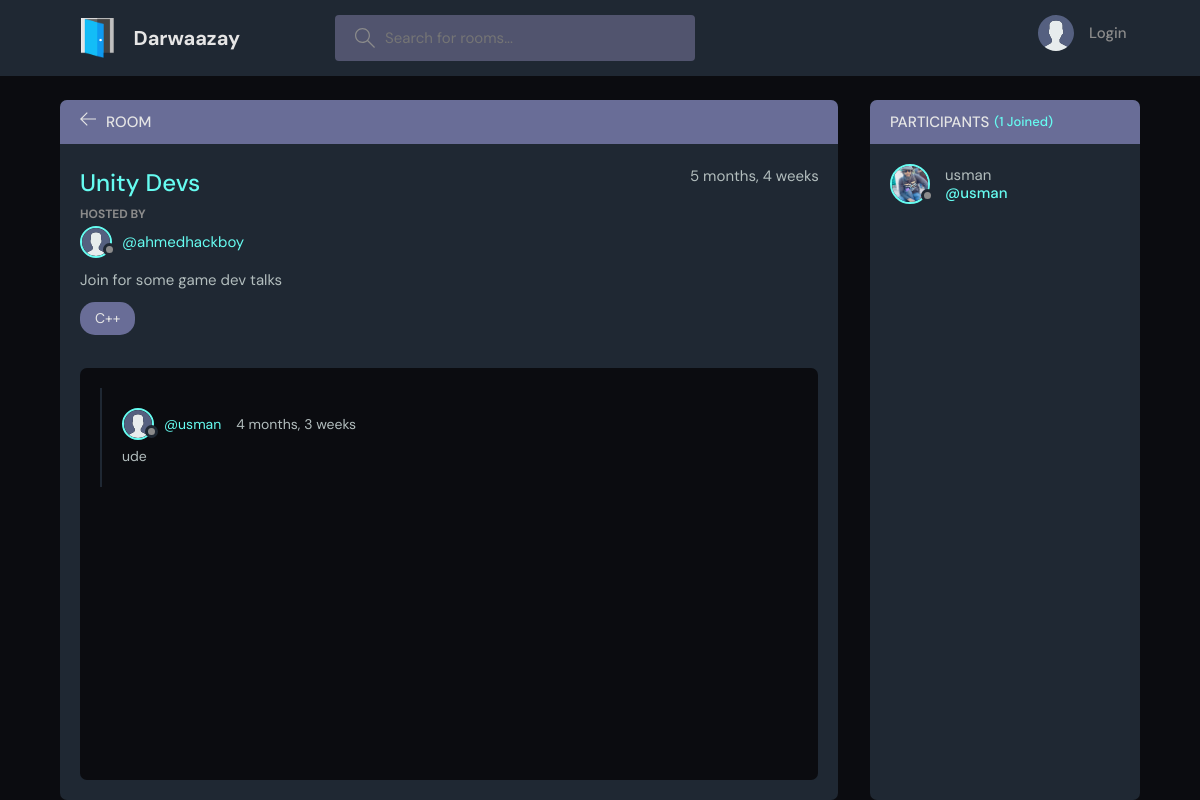
The page /room/5/ on the database as committed earlier.
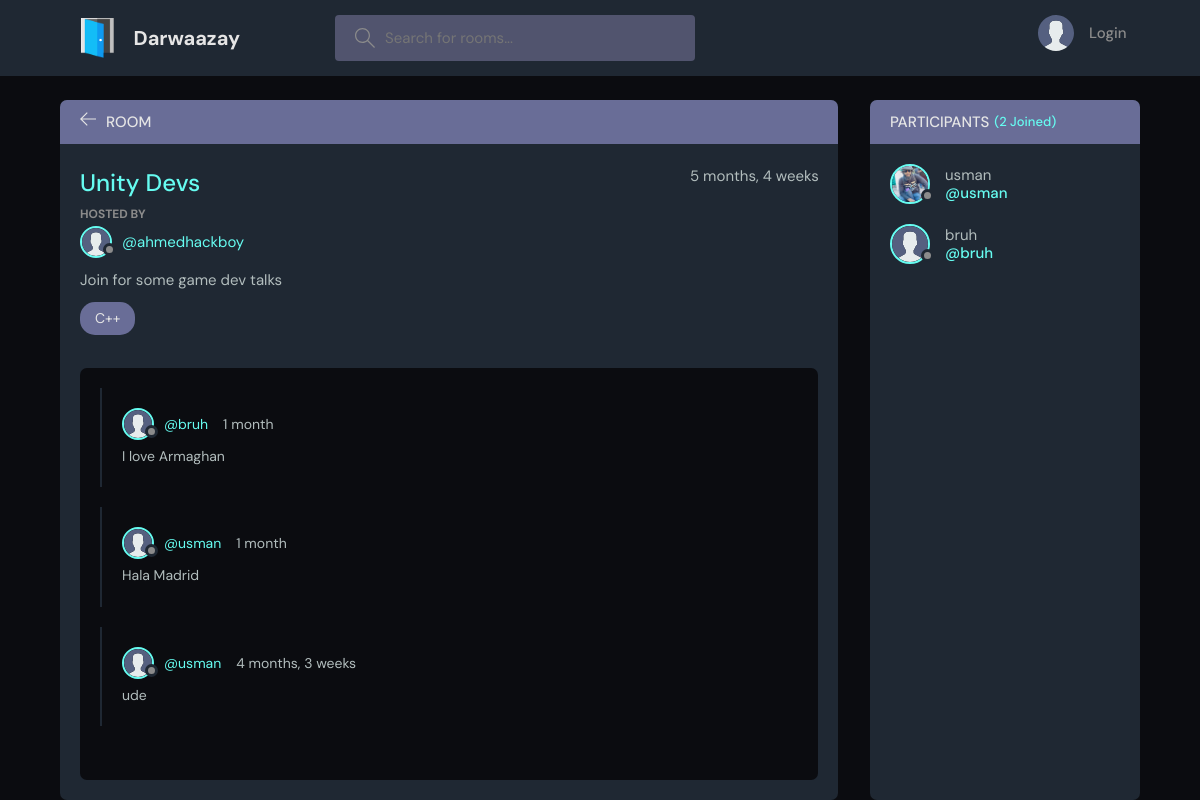
The same page on the database as committed later.
### doors/models.py (models this page shows, shortened)
class Message(models.Model):
    user = models.ForeignKey(User, on_delete=models.CASCADE)
    room = models.ForeignKey(Room, on_delete=models.CASCADE)
    body = models.TextField()
    updated = models.DateTimeField(auto_now=True)
    created = models.DateTimeField(auto_now_add=True)

class Room(models.Model):
    host = models.ForeignKey(User, on_delete=models.SET_NULL, null=True)
    topic = models.ForeignKey(Topic, on_delete=models.SET_NULL, null=True)
    name = models.CharField(max_length=200)
    participants = models.ManyToManyField(User, related_name="participants", blank=True)
    description = models.TextField(null=True, blank=True)
    updated = models.DateTimeField(auto_now=True)
    created = models.DateTimeField(auto_now_add=True)
    class Meta:
        ordering = ["-updated", "-created"]

class User(AbstractUser):
    name = models.CharField(max_length=200, null=True)
    email = models.EmailField(unique=True, null=True)
    bio = models.TextField(null=True)
    avatar = models.ImageField(null=True, default="avatar.svg")
    USERNAME_FIELD = "email"
    REQUIRED_FIELDS = []

### doors/views.py (the view)
# urls.py: path("room/<str:pk>/", views.room, name="room"),
def room(request, pk):
    room = models.Room.objects.get(id=int(pk))
    room_messages = room.message_set.all().order_by("-created")
    participants = room.participants.all()
    if request.method == "POST":
        message = models.Message.objects.create(
            user=request.user, room=room, body=request.POST.get("body")
        )
        room.participants.add(request.user)
        return redirect("room", pk=room.id)
    context = {
        "room": room,
        "room_messages": room_messages,
        "participants": participants,
    }
    return render(request, "doors/room.html", context)

### doors/models.py (called while the page is built)
    def __str__(self):
        return self.name

### doors/templates/doors/room.html (shortened to what this page needs)
{% extends 'main.html' %}
{% block content %}
<main class="profile-page layout layout--2">
      <div class="container">
        <div class="room">
          <div class="room__top">
            <div class="room__topLeft">
              <a href="{% url 'home' %}">
                <svg version="1.1" xmlns="http://www.w3.org/2000/svg" width="32" height="32" viewBox="0 0 32 32">
                  <title>arrow-left</title>
                  <path
                    d="M13.723 2.286l-13.723 13.714 13.719 13.714 1.616-1.611-10.96-10.96h27.625v-2.286h-27.625l10.965-10.965-1.616-1.607z"
                  ></path>
                </svg>
              </a>
              <h3>Room</h3>
            </div>
          </div>
          <div class="room__box scroll">
            <div class="room__header scroll">
              <div class="room__info">
                <h3>{{room.name}}</h3>
                <span>{{room.created|timesince}}</span>
              </div>
              <div class="room__hosted">
                <p>Hosted By</p>
                <a href="{% url 'user-profile' room.host.id %}" class="room__author">
                  <div class="avatar avatar--small">
                    <img src="{{room.host.avatar.url}}" />
                  </div>
                  <span>@{{room.host.username}}</span>
                </a>
              </div>
              <div class="room__details">
                {{room.description}}
              </div>
              <span class="room__topics">{{room.topic}}</span>
            </div>
            <div class="room__conversation">
              <div class="threads scroll">
                {% for message in room_messages %}
                  <div class="thread">
                  <div class="thread__top">
                    <div class="thread__author">
                      <a href="{% url 'user-profile' message.user.id %}" class="thread__authorInfo">
                        <div class="avatar avatar--small">
                          <img src="{{room.host.avatar.url}}" />
                        </div>
                        <span>@{{message.user.username}}</span>
                      </a>
                      <span class="thread__date">{{message.created|timesince}}</span>
                    </div>
                  </div>
                  <div class="thread__details">
                    {{message.body}}
                  </div>
                </div>
                {% endfor %}
              </div>
            </div>
          </div>
        </div>
        <div class="participants">
          <h3 class="participants__top">Participants <span>({{participants.count}} Joined)</span></h3>
          <div class="participants__list scroll">
            {% for participant in participants %}
              <a href="{% url 'user-profile' participant.id %}" class="participant">
              <div class="avatar avatar--medium">
                <img src="{{participant.avatar.url}}" />
              </div>
              <p>
                {{participant.username}}
                <span>@{{participant.username}}</span>
              </p>
            </a>
            {% endfor %}
          </div>
        </div>
      </div>
    </main>
{% endblock %}

Rows that differ between the two databases and show on the page:
added Message: host.avatar (placeholder picture), user.username "bruh", created "1 month", body "I love Armaghan"
added Message: host.avatar (placeholder picture), user.username "usman", created "1 month", body "Hala Madrid"
now on this page (row unchanged): User: avatar (placeholder picture), username "bruh"
Other text that changed with them:
{{ participants.count }}: "1" → "2"
